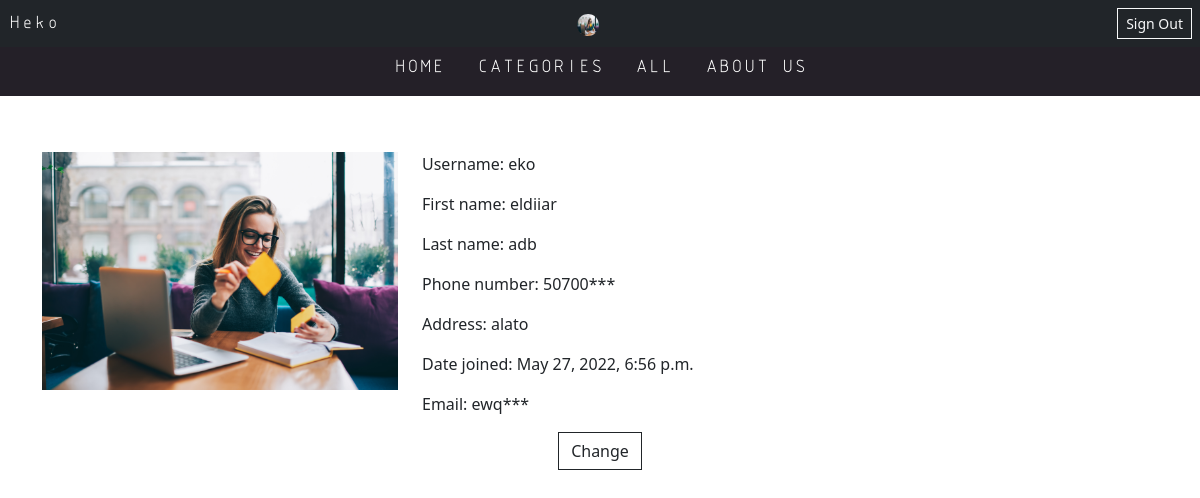
Page /users/user-profile/ (signed in) on the committed database.
### user/models.py (models this page shows)
class User(AbstractUser):
    address = models.CharField(max_length=255, null=True)
    phone_regex = RegexValidator(regex=r'^\+?1?\d{9}$')
    phone_number = models.CharField(validators=[phone_regex], max_length=9, blank=True, unique=True)  # validators should be a list
    avatar = models.ImageField(upload_to='user_imgs', blank=True, null=True)
    purchases = models.IntegerField(default=0)

### user/views.py (the view)
# urls.py: path('user-profile/', profile, name='profile'),
def profile(request):
    return render(request, 'user/profile.html')

### user/templates/user/profile.html (shortened to what this page needs)
{% extends 'home.html' %}
{% load static %}
{% block content %}
<div class="container mt-5">
    <div class="row mt-5">
        <div class="col-lg-4">
            {% if user.avatar %}
                <img class="img-fluid" src="{{ user.avatar.url }}" alt="">
            {% else %}
                <img class="img-fluid" src="{% static 'default/usr_img.png' %}" alt="">
            {% endif %}
        </div>
        <div class="col-lg-8">
            <p>Username: {{ user }}</p>
            <p>First name: {{ user.first_name }}</p>
            <p>Last name: {{ user.last_name }} </p>
            <p>Phone number: {{ user.phone_number|slice:'5' }}*** </p>
            <p>Address: {{ user.address|slice:'8' }}</p>
            <p>Date joined: {{ user.date_joined }}</p>
            <p>Email: {{ user.email|slice:'3' }}***</p>
        </div>
    </div>
    <div class="text-center">
        <a class="btn btn-outline-dark rounded-0" href="{% url 'user:change' %}">Change</a>
    </div>
</div>
{% endblock %}

### templates/home.html (shortened to what this page needs)
<!DOCTYPE html>
<html lang="en">
{% load static %}
<head>
    <link href="{% static 'css/bootstrap.css' %}" rel="stylesheet" type="text/css" media="all" />
    <link href="{% static 'default/styles.css' %}" rel="stylesheet" type="text/css" media="all" />
</head>
<body class="">
<nav class="navbar bg-dark p-2 fixed-top">
    <a class="nav-link active text-white isoct fw-bold" aria-current="page" href="{% url 'product:home' %}">Heko</a>
    {% if user.is_authenticated and user.avatar %}
        <a class="profile" href="{% url 'user:profile' %}">
            <img class="rounded-circle sm-profile"  src="{{ user.avatar.url }}" alt="">
        </a>
        <a class="btn btn-sm btn-outline-light rounded-0" aria-current="page" href="{% url 'user:sign-out' %}">Sign Out</a>
    {% elif user.is_authenticated %}
        <a class="profile" href="{% url 'user:profile' %}">
            <img class="img-rounded sm-profile" src="{% static 'default/usr_img.png' %}" alt="">
        </a>
        <a class="btn btn-sm btn-outline-light rounded-0" aria-current="page" href="{% url 'user:sign-out' %}">Sign Out</a>
    {% else %}
        <a class="btn btn-sm btn-outline-light rounded-0" aria-current="page" href="{% url 'user:signup' %}">Shopping</a>
    {% endif %}
</nav>
<ul class="nav bg-dark2 justify-content-center isoct fw-bold p-2 sticky-top sticky-offset">
    <li class="nav-item">
        <a class="nav-link active text-white" aria-current="page" href="{% url 'product:home' %}">HOME</a>
    </li>
    <li class="nav-item">
        <a class="nav-link text-white" href="{% url 'product:categories' %}">CATEGORIES</a>
    </li>
    <li class="nav-item">
        <a class="nav-link text-white" href="{% url 'product:products' %}">ALL</a>
    </li>
    <li class="nav-item">
        <a class="nav-link text-white" href="{% url 'product:about' %}">ABOUT US</a>
    </li>
</ul>
<div class="container pb-5 mb-5 ml-5">
    <div class="row mb-5">
    {% block content %}{% endblock %}
    </div>
</div>
</body>
</html>

### static/default/styles.css (style rules this page uses)
.isoct { font-family: 'ISOCT'; font-weight: normal; font-style: normal; }
.sticky-offset { border-top: 3; border-color: white; top: 40px; }
.bg-dark2 { background-color: #242028; }
.sm-profile { height: 22px; width: 22px; }

### rows in the picture
User: avatar (picture), username "eko", first_name "eldiiar", last_name "adb", phone_number "50700", address "alato", date_joined "May 27, 2022, 6:56 p.m.", email "ewq"
